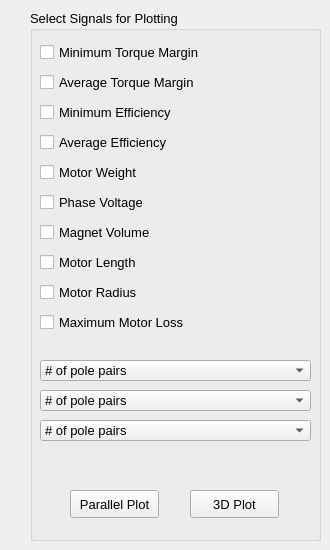
    <widget class="QWidget" name="tab_3">
     <attribute name="title">
      <string>Results</string>
     </attribute>
     <widget class="QGroupBox" name="groupBox_22">
      <property name="geometry">
       <rect>
        <x>30</x>
        <y>10</y>
        <width>291</width>
        <height>531</height>
       </rect>
      </property>
      <property name="font">
       <font>
        <pointsize>10</pointsize>
       </font>
      </property>
      <property name="title">
       <string>Select Signals for Plotting</string>
      </property>
      <widget class="QDoubleSpinBox" name="R_MagneticLossCoef3_18">
       <property name="geometry">
        <rect>
         <x>460</x>
         <y>210</y>
         <width>91</width>
         <height>21</height>
        </rect>
       </property>
      </widget>
      <widget class="QCheckBox" name="MinTrqMargin_Percent">
       <property name="geometry">
        <rect>
         <x>10</x>
         <y>30</y>
         <width>351</width>
         <height>24</height>
        </rect>
       </property>
       <property name="text">
        <string>Minimum Torque Margin</string>
       </property>
      </widget>
      <widget class="QCheckBox" name="MeanTrqMargin_Percent">
       <property name="geometry">
        <rect>
         <x>10</x>
         <y>60</y>
         <width>351</width>
         <height>24</height>
        </rect>
       </property>
       <property name="text">
        <string>Average Torque Margin</string>
       </property>
      </widget>
      <widget class="QCheckBox" name="MinEffMtr_Percent">
       <property name="geometry">
        <rect>
         <x>10</x>
         <y>90</y>
         <width>351</width>
         <height>24</height>
        </rect>
       </property>
       <property name="text">
        <string>Minimum Efficiency</string>
       </property>
      </widget>
      <widget class="QCheckBox" name="MeanEffMtr_Percent">
       <property name="geometry">
        <rect>
         <x>10</x>
         <y>120</y>
         <width>351</width>
         <height>24</height>
        </rect>
       </property>
       <property name="text">
        <string>Average Efficiency</string>
       </property>
      </widget>
      <widget class="QCheckBox" name="Weight_kg">
       <property name="geometry">
        <rect>
         <x>10</x>
         <y>150</y>
         <width>351</width>
         <height>24</height>
        </rect>
       </property>
       <property name="text">
        <string>Motor Weight</string>
       </property>
      </widget>
      <widget class="QCheckBox" name="VDC_2">
       <property name="geometry">
        <rect>
         <x>10</x>
         <y>180</y>
         <width>351</width>
         <height>24</height>
        </rect>
       </property>
       <property name="text">
        <string>Phase Voltage</string>
       </property>
      </widget>
      <widget class="QCheckBox" name="MagVol_m3">
       <property name="geometry">
        <rect>
         <x>10</x>
         <y>210</y>
         <width>351</width>
         <height>24</height>
        </rect>
       </property>
       <property name="text">
        <string>Magnet Volume</string>
       </property>
      </widget>
      <widget class="QCheckBox" name="R_MtrLength_m">
       <property name="geometry">
        <rect>
         <x>10</x>
         <y>240</y>
         <width>351</width>
         <height>24</height>
        </rect>
       </property>
       <property name="text">
        <string>Motor Length</string>
       </property>
      </widget>
      <widget class="QCheckBox" name="R_LaminatR_m">
       <property name="geometry">
        <rect>
         <x>10</x>
         <y>270</y>
         <width>351</width>
         <height>24</height>
        </rect>
       </property>
       <property name="text">
        <string>Motor Radius</string>
       </property>
      </widget>
      <widget class="QCheckBox" name="MaxTotalLoss_W">
       <property name="geometry">
        <rect>
         <x>10</x>
         <y>300</y>
         <width>351</width>
         <height>24</height>
        </rect>
       </property>
       <property name="text">
        <string>Maximum Motor Loss</string>
       </property>
      </widget>
      <widget class="QComboBox" name="dropdown1">
       <property name="geometry">
        <rect>
         <x>10</x>
         <y>350</y>
         <width>271</width>
         <height>21</height>
        </rect>
       </property>
       <item>
        <property name="text">
         <string># of pole pairs</string>
        </property>
       </item>
       <item>
        <property name="text">
         <string>Radial length of magnet</string>
        </property>
       </item>
       <item>
        <property name="text">
         <string>Wire copper radius</string>
        </property>
       </item>
       <item>
        <property name="text">
         <string>Fill factor</string>
        </property>
       </item>
       <item>
        <property name="text">
         <string>Lamination tooth tip and wedge thickness</string>
        </property>
       </item>
       <item>
        <property name="text">
         <string>Lamination slot liner thickness</string>
        </property>
       </item>
       <item>
        <property name="text">
         <string>Gear ratio</string>
        </property>
       </item>
       <item>
        <property name="text">
         <string>Magnet backiron inner radius</string>
        </property>
       </item>
       <item>
        <property name="text">
         <string>Magnet backiron outer radius</string>
        </property>
       </item>
       <item>
        <property name="text">
         <string>Tooth width</string>
        </property>
       </item>
       <item>
        <property name="text">
         <string>Lamination tooth tip radius</string>
        </property>
       </item>
       <item>
        <property name="text">
         <string>Lamination slot radius</string>
        </property>
       </item>
       <item>
        <property name="text">
         <string>Magnet inner radius</string>
        </property>
       </item>
       <item>
        <property name="text">
         <string>Backiron thickness, lamination</string>
        </property>
       </item>
       <item>
        <property name="text">
         <string>Backiron thickness, magnet assembly</string>
        </property>
       </item>
       <item>
        <property name="text">
         <string>Lamination slot outer</string>
        </property>
       </item>
       <item>
        <property name="text">
         <string>Lamination slot area</string>
        </property>
       </item>
       <item>
        <property name="text">
         <string>Winding Slot area</string>
        </property>
       </item>
       <item>
        <property name="text">
         <string>Arc length of lamination ID</string>
        </property>
       </item>
       <item>
        <property name="text">
         <string>Arc length of one tooth pitch</string>
        </property>
       </item>
       <item>
        <property name="text">
         <string>Approx width of slot opening</string>
        </property>
       </item>
       <item>
        <property name="text">
         <string># of turns</string>
        </property>
       </item>
       <item>
        <property name="text">
         <string>Actual flux density</string>
        </property>
       </item>
       <item>
        <property name="text">
         <string>Actual coil flux</string>
        </property>
       </item>
       <item>
        <property name="text">
         <string>Rated Torque per phase</string>
        </property>
       </item>
       <item>
        <property name="text">
         <string>Torque constant</string>
        </property>
       </item>
       <item>
        <property name="text">
         <string>BackEMF constant</string>
        </property>
       </item>
       <item>
        <property name="text">
         <string>Phase inductance</string>
        </property>
       </item>
       <item>
        <property name="text">
         <string>Phase resistance</string>
        </property>
       </item>
       <item>
        <property name="text">
         <string>Inertia</string>
        </property>
       </item>
       <item>
        <property name="text">
         <string>torque/inertia</string>
        </property>
       </item>
       <item>
        <property name="text">
         <string>Motor volume</string>
        </property>
       </item>
       <item>
        <property name="text">
         <string>Stator surface area</string>
        </property>
       </item>
       <item>
        <property name="text">
         <string>Fe weight</string>
        </property>
       </item>
       <item>
        <property name="text">
         <string>Cu weight</string>
        </property>
       </item>
       <item>
        <property name="text">
         <string>Rotor weight</string>
        </property>
       </item>
       <item>
        <property name="text">
         <string>Current density</string>
        </property>
       </item>
       <item>
        <property name="text">
         <string>Mean resistive losses</string>
        </property>
       </item>
       <item>
        <property name="text">
         <string>Mean back iron losses</string>
        </property>
       </item>
       <item>
        <property name="text">
         <string>Mean fluid losses</string>
        </property>
       </item>
      </widget>
      <widget class="QComboBox" name="dropdown2">
       <property name="geometry">
        <rect>
         <x>10</x>
         <y>380</y>
         <width>271</width>
         <height>21</height>
        </rect>
       </property>
       <item>
        <property name="text">
         <string># of pole pairs</string>
        </property>
       </item>
       <item>
        <property name="text">
         <string>Radial length of magnet</string>
        </property>
       </item>
       <item>
        <property name="text">
         <string>Wire copper radius</string>
        </property>
       </item>
       <item>
        <property name="text">
         <string>Fill factor</string>
        </property>
       </item>
       <item>
        <property name="text">
         <string>Lamination tooth tip and wedge thickness</string>
        </property>
       </item>
       <item>
        <property name="text">
         <string>Lamination slot liner thickness</string>
        </property>
       </item>
       <item>
        <property name="text">
         <string>Gear ratio</string>
        </property>
       </item>
       <item>
        <property name="text">
         <string>Magnet backiron inner radius</string>
        </property>
       </item>
       <item>
        <property name="text">
         <string>Magnet backiron outer radius</string>
        </property>
       </item>
       <item>
        <property name="text">
         <string>Tooth width</string>
        </property>
       </item>
       <item>
        <property name="text">
         <string>Lamination tooth tip radius</string>
        </property>
       </item>
       <item>
        <property name="text">
         <string>Lamination slot radius</string>
        </property>
       </item>
       <item>
        <property name="text">
         <string>Magnet inner radius</string>
        </property>
       </item>
       <item>
        <property name="text">
         <string>Backiron thickness, lamination</string>
        </property>
       </item>
       <item>
        <property name="text">
         <string>Backiron thickness, magnet assembly</string>
        </property>
       </item>
       <item>
        <property name="text">
         <string>Lamination slot outer</string>
        </property>
       </item>
       <item>
        <property name="text">
         <string>Lamination slot area</string>
        </property>
       </item>
       <item>
        <property name="text">
         <string>Winding Slot area</string>
        </property>
       </item>
       <item>
        <property name="text">
         <string>Arc length of lamination ID</string>
        </property>
       </item>
       <item>
        <property name="text">
         <string>Arc length of one tooth pitch</string>
        </property>
       </item>
       <item>
        <property name="text">
         <string>Approx width of slot opening</string>
        </property>
       </item>
       <item>
        <property name="text">
         <string># of turns</string>
        </property>
       </item>
       <item>
        <property name="text">
         <string>Actual flux density</string>
        </property>
       </item>
       <item>
        <property name="text">
         <string>Actual coil flux</string>
        </property>
       </item>
       <item>
        <property name="text">
         <string>Rated Torque per phase</string>
        </property>
       </item>
       <item>
        <property name="text">
         <string>Torque constant</string>
        </property>
       </item>
       <item>
        <property name="text">
         <string>BackEMF constant</string>
        </property>
       </item>
       <item>
        <property name="text">
         <string>Phase inductance</string>
        </property>
       </item>
       <item>
        <property name="text">
         <string>Phase resistance</string>
        </property>
       </item>
       <item>
        <property name="text">
         <string>Inertia</string>
        </property>
       </item>
       <item>
        <property name="text">
         <string>torque/inertia</string>
        </property>
       </item>
       <item>
        <property name="text">
         <string>Motor volume</string>
        </property>
       </item>
       <item>
        <property name="text">
         <string>Stator surface area</string>
        </property>
       </item>
       <item>
        <property name="text">
         <string>Fe weight</string>
        </property>
       </item>
       <item>
        <property name="text">
         <string>Cu weight</string>
        </property>
       </item>
       <item>
        <property name="text">
         <string>Rotor weight</string>
        </property>
       </item>
       <item>
        <property name="text">
         <string>Current density</string>
        </property>
       </item>
       <item>
        <property name="text">
         <string>Mean resistive losses</string>
        </property>
       </item>
       <item>
        <property name="text">
         <string>Mean back iron losses</string>
        </property>
       </item>
       <item>
        <property name="text">
         <string>Mean fluid losses</string>
        </property>
       </item>
      </widget>
      <widget class="QComboBox" name="dropdown3">
       <property name="geometry">
        <rect>
         <x>10</x>
         <y>410</y>
         <width>271</width>
         <height>21</height>
        </rect>
       </property>
       <item>
        <property name="text">
         <string># of pole pairs</string>
        </property>
       </item>
       <item>
        <property name="text">
         <string>Radial length of magnet</string>
        </property>
       </item>
       <item>
        <property name="text">
         <string>Wire copper radius</string>
        </property>
       </item>
       <item>
        <property name="text">
         <string>Fill factor</string>
        </property>
       </item>
       <item>
        <property name="text">
         <string>Lamination tooth tip and wedge thickness</string>
        </property>
       </item>
       <item>
        <property name="text">
         <string>Lamination slot liner thickness</string>
        </property>
       </item>
       <item>
        <property name="text">
         <string>Gear ratio</string>
        </property>
       </item>
       <item>
        <property name="text">
         <string>Magnet backiron inner radius</string>
        </property>
       </item>
       <item>
        <property name="text">
         <string>Magnet backiron outer radius</string>
        </property>
       </item>
       <item>
        <property name="text">
         <string>Tooth width</string>
        </property>
       </item>
       <item>
        <property name="text">
         <string>Lamination tooth tip radius</string>
        </property>
       </item>
       <item>
        <property name="text">
         <string>Lamination slot radius</string>
        </property>
       </item>
       <item>
        <property name="text">
         <string>Magnet inner radius</string>
        </property>
       </item>
       <item>
        <property name="text">
         <string>Backiron thickness, lamination</string>
        </property>
       </item>
       <item>
        <property name="text">
         <string>Backiron thickness, magnet assembly</string>
        </property>
       </item>
       <item>
        <property name="text">
         <string>Lamination slot outer</string>
        </property>
       </item>
       <item>
        <property name="text">
         <string>Lamination slot area</string>
        </property>
       </item>
       <item>
        <property name="text">
         <string>Winding Slot area</string>
        </property>
       </item>
       <item>
        <property name="text">
         <string>Arc length of lamination ID</string>
        </property>
       </item>
       <item>
        <property name="text">
         <string>Arc length of one tooth pitch</string>
        </property>
       </item>
       <item>
        <property name="text">
         <string>Approx width of slot opening</string>
        </property>
       </item>
       <item>
        <property name="text">
         <string># of turns</string>
        </property>
       </item>
       <item>
        <property name="text">
         <string>Actual flux density</string>
        </property>
       </item>
       <item>
        <property name="text">
         <string>Actual coil flux</string>
        </property>
       </item>
       <item>
        <property name="text">
         <string>Rated Torque per phase</string>
        </property>
       </item>
       <item>
        <property name="text">
         <string>Torque constant</string>
        </property>
       </item>
       <item>
        <property name="text">
         <string>BackEMF constant</string>
        </property>
       </item>
       <item>
        <property name="text">
         <string>Phase inductance</string>
        </property>
       </item>
       <item>
        <property name="text">
         <string>Phase resistance</string>
        </property>
       </item>
       <item>
        <property name="text">
         <string>Inertia</string>
        </property>
       </item>
       <item>
        <property name="text">
         <string>torque/inertia</string>
        </property>
       </item>
       <item>
        <property name="text">
         <string>Motor volume</string>
        </property>
       </item>
       <item>
        <property name="text">
         <string>Stator surface area</string>
        </property>
       </item>
       <item>
        <property name="text">
         <string>Fe weight</string>
        </property>
       </item>
       <item>
        <property name="text">
         <string>Cu weight</string>
        </property>
       </item>
       <item>
        <property name="text">
         <string>Rotor weight</string>
        </property>
       </item>
       <item>
        <property name="text">
         <string>Current density</string>
        </property>
       </item>
       <item>
        <property name="text">
         <string>Mean resistive losses</string>
        </property>
       </item>
       <item>
        <property name="text">
         <string>Mean back iron losses</string>
        </property>
       </item>
       <item>
        <property name="text">
         <string>Mean fluid losses</string>
        </property>
       </item>
      </widget>
      <widget class="QPushButton" name="ParallelPlot">
       <property name="geometry">
        <rect>
         <x>40</x>
         <y>480</y>
         <width>89</width>
         <height>28</height>
        </rect>
       </property>
       <property name="text">
        <string>Parallel Plot</string>
       </property>
      </widget>
      <widget class="QPushButton" name="ThreeDPlot">
       <property name="geometry">
        <rect>
         <x>160</x>
         <y>480</y>
         <width>89</width>
         <height>28</height>
        </rect>
       </property>
       <property name="text">
        <string>3D Plot</string>
       </property>
      </widget>
     </widget>
    </widget>
